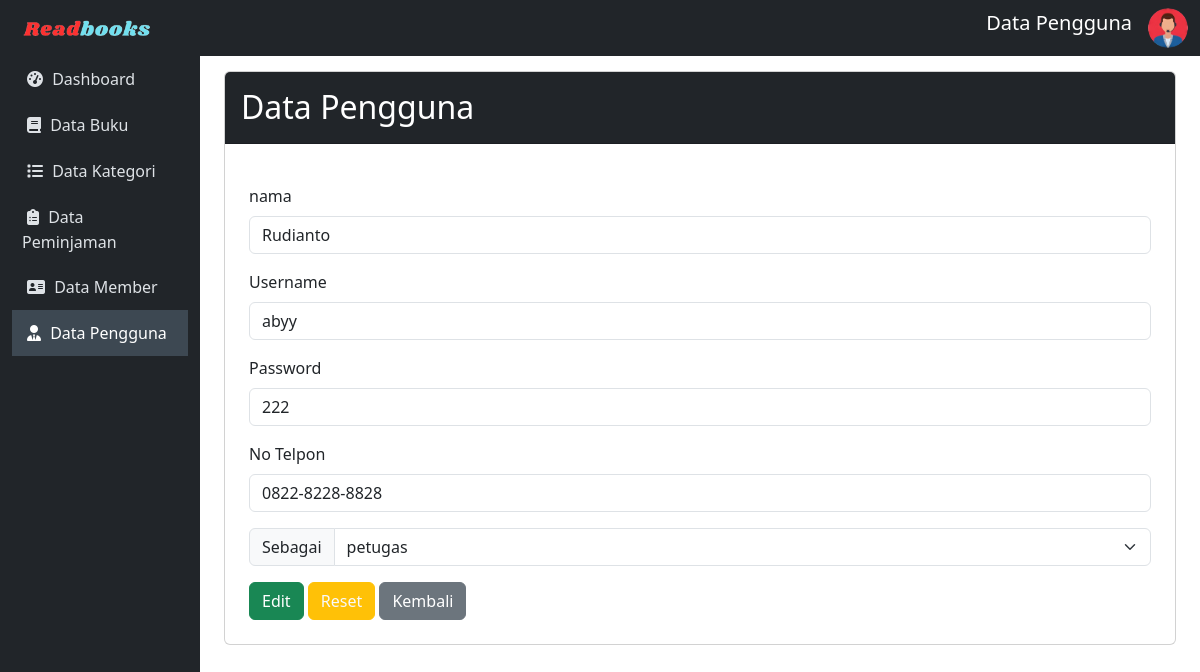
Page /admin/akun/editAkun.php?id=2 on the committed database.
### tables this page shows
CREATE TABLE `user` (
  `id` int(11) NOT NULL,
  `nama` varchar(100) NOT NULL,
  `username` varchar(50) NOT NULL,
  `password` varchar(50) NOT NULL,
  `no_telp` varchar(50) NOT NULL,
  `sebagai` varchar(50) NOT NULL
);

### config/config.php (called while the page is built, shortened)
<?php
$host = "127.0.0.1";
$username = "root";
$password = "";
$database_name = "brary";
$connection = mysqli_connect($host, $username, $password, $database_name);
function queryReadData($dataKategori)
{
  global $connection;
  $result = mysqli_query($connection, $dataKategori);
  $items = [];
  while ($item = mysqli_fetch_assoc($result)) {
    $items[] = $item;
  }
  return $items;
}
?>

### admin/akun/editAkun.php (the view, shortened to what this page needs)
<?php
include "../../config/config.php";
$id = $_GET['id'];
$datapengguna = queryReadData("SELECT * FROM user where id = '$id' ");
?>
<!DOCTYPE html>
<html lang="en">
<head>
    <link href="https://cdn.jsdelivr.net/npm/bootstrap@5.3.2/dist/css/bootstrap.min.css" rel="stylesheet">
</head>
<body>
    <nav class="navbar navbar-expand-lg navbar-dark sticky-top">
        <div class="container-fluid">
            <a class="navbar-brand" href="index.php"><img src="../../assets/readbook.png" width="150px"></a>
            <div class="collapse navbar-collapse" id="mynavbar">
                <ul class="navbar-nav ms-auto">
                    <li class="nav-item">
                        <span class="navbar-brand text-center">Data Pengguna</span>
                    </li>
                    <li class="nav-item">
                        <i id="profile-icon" class="bi bi-person-circle text-light" data-bs-toggle="dropdown">
                            <img src="../../assets/adminLogo.png" alt="Avatar Logo" style="width:40px;" class="rounded-pill"></i>
                    </li>
                </ul>
            </div>
        </div>
    </nav>
    <div class="container-fluid">
        <div class="row">
            <nav id="sidebar" class="col-md-3 col-lg-2 d-md-block position-fixed vh-100">
                <div class="position-sticky">
                    <ul class="nav flex-column">
                        <li class="nav-item">
                            <a class="nav-link" href="../index.php">
                               <i class="fa fa-dashboard" style="margin: 5px;"></i>
                                Dashboard
                            </a>
                        </li>
                        <li class="nav-item">
                            <a class="nav-link" href="../buku/data-buku.php">
                            <i class="fa fa-book" style="margin: 5px;"></i>
                                Data Buku
                            </a>
                        </li>
                        <li class="nav-item">
                            <a class="nav-link" href="../kategori/data-kategori.php">
                            <i class="fa fa-list" style="margin: 5px;"></i>
                                Data Kategori
                            </a>
                        </li>
                        <li class="nav-item">
                            <a class="nav-link" href="../peminjaman/data-peminjaman.php">
                            <i class="fas fa-clipboard-list" style="margin: 5px;"></i>
                                Data Peminjaman
                            </a>
                        </li>
                        <li class="nav-item">
                            <a class="nav-link" href="../member/data-member.php">
                            <i class="fa fa-address-card" style="margin: 5px;"></i>
                                Data Member
                            </a>
                        </li>
                        <li class="nav-item">
                            <a class="nav-link active" href="pengguna.php">
                            <i class="fas fa-user-tie" style="margin: 5px;"></i>
                                Data Pengguna
                            </a>
                        </li>
                    </ul>
                </div>
            </nav>
            <main id="content" class="col-md-9 ms-sm-auto col-lg-10 px-md-4">
                <div class="card">
                <div class="card-header bg-dark text-white">
                        <h2 class="mt-2">Data Pengguna</h2>
                    </div>
                    <?php foreach ($datapengguna as $item) : ?>
                        <div class="card-body">
                            <form action="" method="post" enctype="multipart/form-data" class="mt-3 p-2">
                            <div class="mb-3">
                                    <label for="exampleFormControlInput1" class="form-label">nama</label>
                                    <input type="text" class="form-control" name="nama" id="nama" value="<?= $item['nama']; ?>">
                                </div>
                                <div class="mb-3">
                                    <label for="exampleFormControlInput1" class="form-label">Username</label>
                                    <input type="text" class="form-control" name="username" id="username" value="<?= $item['username']; ?>">
                                </div>
                                <div class="mb-3">
                                    <label for="exampleFormControlInput1" class="form-label">Password</label>
                                    <input type="text" class="form-control" name="password" id="password" value="<?= $item['password']; ?>">
                                </div>
                                <div class="mb-3">
                                    <label for="exampleFormControlInput1" class="form-label">No Telpon</label>
                                    <input type="text" class="form-control" name="no_telp" id="no_telp" value="<?= $item['no_telp']; ?>">
                                </div>
                                <div class="input-group mb-3">
                                    <label class="input-group-text" for="inputGroupSelect01">Sebagai</label>
                                    <select class="form-select" id="sebagai" name="sebagai">
                                        <option selected><?= $item["sebagai"]; ?></option>
                                    </select>
                                </div>
                                <div class="custom-css-form">
                                    <button class="btn btn-success" type="submit" name="edit">Edit</button>
                                    <input type="reset" class="btn btn-warning text-light" value="Reset">
                                    <a class="btn btn-secondary" href="pengguna.php">Kembali</a>
                                </div>
                            </form>
                        <?php endforeach; ?>
                        </div>
                </div>
            </main>
        </div>
    </div>
</body>
</html>

### admin/akun/editAkun.php (style rules this page uses)
body { font-family: 'Segoe UI', Tahoma, Geneva, Verdana, sans-serif; }
#sidebar { background-color: #212529; color: #fff; }
#content { transition: margin-left 0.5s; padding: 15px; }
.navbar { background-color: #212529; }
.navbar-brand { color: #fff; }
.nav-link { padding: 10px; text-decoration: none; color: #dee2e6; transition: background-color 0.3s, color 0.3s; }
.nav-link.active { background-color: #3d4852; color: #fff; }

### rows in the picture
user: nama "Rudianto", username "abyy", password "222", no_telp "0822-8228-8828", sebagai "petugas"
